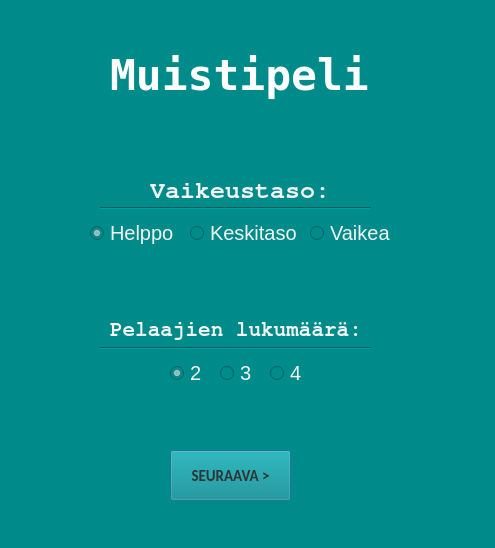
<?xml version="1.0" encoding="UTF-8"?>
<ui version="4.0">
 <class>NewGameDialog</class>
 <widget class="QDialog" name="NewGameDialog">
  <property name="geometry">
   <rect>
    <x>0</x>
    <y>0</y>
    <width>495</width>
    <height>548</height>
   </rect>
  </property>
  <property name="windowTitle">
   <string>Dialog</string>
  </property>
  <property name="styleSheet">
   <string notr="true">background-color: darkCyan;</string>
  </property>
  <widget class="Line" name="line">
   <property name="geometry">
    <rect>
     <x>100</x>
     <y>340</y>
     <width>271</width>
     <height>16</height>
    </rect>
   </property>
   <property name="orientation">
    <enum>Qt::Horizontal</enum>
   </property>
  </widget>
  <widget class="QRadioButton" name="mediumModeRadioButton">
   <property name="geometry">
    <rect>
     <x>190</x>
     <y>220</y>
     <width>111</width>
     <height>26</height>
    </rect>
   </property>
   <property name="font">
    <font>
     <pointsize>15</pointsize>
    </font>
   </property>
   <property name="styleSheet">
    <string notr="true">color: rgb(243, 243, 243);</string>
   </property>
   <property name="text">
    <string>Keskitaso</string>
   </property>
   <attribute name="buttonGroup">
    <string notr="true">difficultyButtonGroup</string>
   </attribute>
  </widget>
  <widget class="Line" name="line_2">
   <property name="geometry">
    <rect>
     <x>100</x>
     <y>200</y>
     <width>271</width>
     <height>16</height>
    </rect>
   </property>
   <property name="orientation">
    <enum>Qt::Horizontal</enum>
   </property>
  </widget>
  <widget class="QRadioButton" name="hardModeRadioButton">
   <property name="geometry">
    <rect>
     <x>310</x>
     <y>220</y>
     <width>81</width>
     <height>26</height>
    </rect>
   </property>
   <property name="font">
    <font>
     <pointsize>15</pointsize>
    </font>
   </property>
   <property name="styleSheet">
    <string notr="true">color: rgb(243, 243, 243);</string>
   </property>
   <property name="text">
    <string>Vaikea</string>
   </property>
   <attribute name="buttonGroup">
    <string notr="true">difficultyButtonGroup</string>
   </attribute>
  </widget>
  <widget class="QRadioButton" name="twoPlayersRadioButton">
   <property name="geometry">
    <rect>
     <x>170</x>
     <y>360</y>
     <width>41</width>
     <height>26</height>
    </rect>
   </property>
   <property name="font">
    <font>
     <pointsize>15</pointsize>
    </font>
   </property>
   <property name="styleSheet">
    <string notr="true">color: rgb(243, 243, 243);</string>
   </property>
   <property name="text">
    <string>2</string>
   </property>
   <property name="checked">
    <bool>true</bool>
   </property>
   <attribute name="buttonGroup">
    <string notr="true">playerAmountButtonGroup</string>
   </attribute>
  </widget>
  <widget class="QRadioButton" name="easyModeRadioButton">
   <property name="geometry">
    <rect>
     <x>90</x>
     <y>220</y>
     <width>91</width>
     <height>26</height>
    </rect>
   </property>
   <property name="font">
    <font>
     <pointsize>15</pointsize>
    </font>
   </property>
   <property name="styleSheet">
    <string notr="true">color: rgb(243, 243, 243);</string>
   </property>
   <property name="text">
    <string>Helppo</string>
   </property>
   <property name="checked">
    <bool>true</bool>
   </property>
   <attribute name="buttonGroup">
    <string notr="true">difficultyButtonGroup</string>
   </attribute>
  </widget>
  <widget class="QLabel" name="label">
   <property name="geometry">
    <rect>
     <x>110</x>
     <y>40</y>
     <width>271</width>
     <height>71</height>
    </rect>
   </property>
   <property name="font">
    <font>
     <family>DejaVu LGC Sans Mono</family>
     <pointsize>32</pointsize>
     <weight>75</weight>
     <italic>false</italic>
     <bold>true</bold>
    </font>
   </property>
   <property name="styleSheet">
    <string notr="true">color: rgb(255, 255, 255);</string>
   </property>
   <property name="text">
    <string>Muistipeli</string>
   </property>
  </widget>
  <widget class="QLabel" name="label_2">
   <property name="geometry">
    <rect>
     <x>150</x>
     <y>180</y>
     <width>201</width>
     <height>20</height>
    </rect>
   </property>
   <property name="font">
    <font>
     <family>FreeMono</family>
     <pointsize>19</pointsize>
     <weight>75</weight>
     <bold>true</bold>
    </font>
   </property>
   <property name="styleSheet">
    <string notr="true">color: rgb(243, 243, 243);</string>
   </property>
   <property name="text">
    <string>Vaikeustaso:</string>
   </property>
  </widget>
  <widget class="QLabel" name="label_3">
   <property name="geometry">
    <rect>
     <x>110</x>
     <y>320</y>
     <width>261</width>
     <height>20</height>
    </rect>
   </property>
   <property name="font">
    <font>
     <family>FreeMono</family>
     <pointsize>16</pointsize>
     <weight>75</weight>
     <bold>true</bold>
    </font>
   </property>
   <property name="styleSheet">
    <string notr="true">color: rgb(243, 243, 243);</string>
   </property>
   <property name="text">
    <string>Pelaajien lukumäärä:</string>
   </property>
  </widget>
  <widget class="QRadioButton" name="threePlayersRadioButton">
   <property name="geometry">
    <rect>
     <x>220</x>
     <y>360</y>
     <width>41</width>
     <height>26</height>
    </rect>
   </property>
   <property name="font">
    <font>
     <pointsize>15</pointsize>
    </font>
   </property>
   <property name="styleSheet">
    <string notr="true">color: rgb(243, 243, 243);</string>
   </property>
   <property name="text">
    <string>3</string>
   </property>
   <attribute name="buttonGroup">
    <string notr="true">playerAmountButtonGroup</string>
   </attribute>
  </widget>
  <widget class="QPushButton" name="nextPushButton">
   <property name="geometry">
    <rect>
     <x>170</x>
     <y>450</y>
     <width>121</width>
     <height>51</height>
    </rect>
   </property>
   <property name="font">
    <font>
     <family>Carlito</family>
     <pointsize>11</pointsize>
     <weight>75</weight>
     <bold>true</bold>
    </font>
   </property>
   <property name="styleSheet">
    <string notr="true">color: rgb(46, 52, 54);</string>
   </property>
   <property name="text">
    <string>SEURAAVA &gt;</string>
   </property>
  </widget>
  <widget class="QRadioButton" name="fourPlayersRadioButton">
   <property name="geometry">
    <rect>
     <x>270</x>
     <y>360</y>
     <width>41</width>
     <height>26</height>
    </rect>
   </property>
   <property name="font">
    <font>
     <pointsize>15</pointsize>
    </font>
   </property>
   <property name="styleSheet">
    <string notr="true">color: rgb(243, 243, 243);</string>
   </property>
   <property name="text">
    <string>4</string>
   </property>
   <attribute name="buttonGroup">
    <string notr="true">playerAmountButtonGroup</string>
   </attribute>
  </widget>
 </widget>
 <resources/>
 <connections/>
 <buttongroups>
  <buttongroup name="difficultyButtonGroup"/>
  <buttongroup name="playerAmountButtonGroup"/>
 </buttongroups>
</ui>
